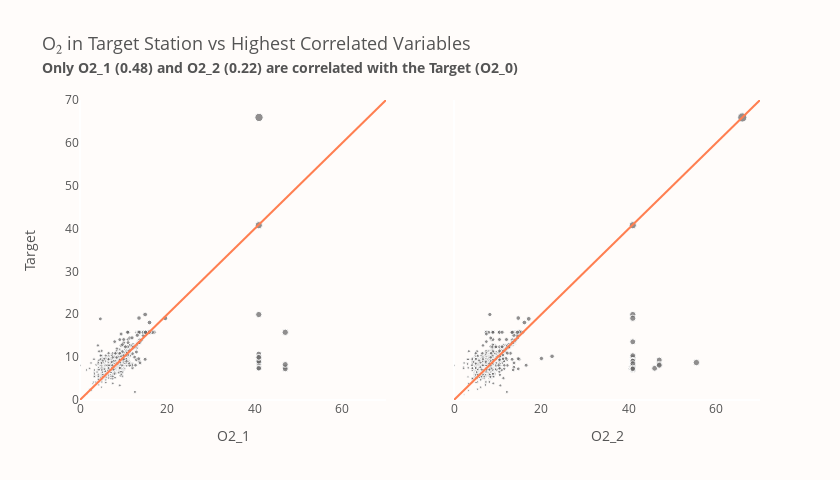

Notebook code cell kept with this figure:
### Markdown cell above
<p style="
    font-size: 20px;
    font-family: 'JetBrains Mono';
    color: #4A4B52;
    border-bottom: 2px solid #FF7F51;
">
    <b>Hierarchical Clustering - Observations</b> 📜
</p>

<p style="
    font-size: 16px;
    font-family: 'JetBrains Mono';
">
    Here, we should remember that we rely on the <b>Pearson</b> correlation. It measures linear dependency, and it's computed on actual values. However, we could have used, for example, the <b>Spearman</b> correlation, which is based on ranks and measures monotonic relations. Apart from that, we chose the <code>complete</code> method in the <code>linkage()</code> function, and if you take a different method, you can get different results.<br><br>
    <b>In this specific example, we see that features are rather in the long distance, which indicates weak relations. Nevertheless, we can spot that clusters are made between variables for nearby located stations (for example third and fourth, first and second, etc.).</b> It means that stations that are close to each other are probably good predictors for the variable from the nearby station. For example, <code>NO3_1</code> is a good predictor for the <code>NO3_2</code>, and so on.<br><br>
    Now, it's time to have a look at scatter plots for the highly correlated pairs. Let's get started with the <code>target</code> and <code>O2_1</code> and <code>O2_2</code>.
</p>

### Code cell
fig = make_subplots(rows=1, cols=2, y_title="Target", shared_yaxes=True)
fig.update_annotations(font_size=14)

for col, component in enumerate(("O2_1", "O2_2"), start=1):
    fig.add_scatter(
        name=component,
        x=train[component],
        y=train.target,
        mode="markers",
        marker_size=np.sqrt(train.target + train[component]) * 0.8,
        marker=dict(color="#6B6A6A", symbol="circle", opacity=0.75),
        hovertemplate="Feature=%{x}<br>Target=%{y}",
        showlegend=False,
        row=1,
        col=col,
    )
    fig.add_scatter(
        name="Perfect Covering",
        x=[0, 70],
        y=[0, 70],
        mode="lines",
        marker=dict(color="#FF7F51"),
        showlegend=False,
        row=1,
        col=col,
    )
    fig.update_xaxes(showgrid=False, col=col, title=component, title_font_size=14, range=[0, 70])
    fig.update_yaxes(showgrid=False, col=col, range=[0, 70])

fig.update_layout(
    title="O\u2082 in Target Station vs Highest Correlated Variables<br>"
    "<span style='font-size: 75%; font-weight: bold;'>"
    "Only O2_1 (0.48) and O2_2 (0.22) are correlated with the Target (O2_0)</span>",
    font_color=FONT_COLOR,
    title_font_size=18,
    plot_bgcolor=BACKGROUND_COLOR,
    paper_bgcolor=BACKGROUND_COLOR,
    width=840,
    height=480,
)
fig.show()

### Figure 1 — Plotly figure (JSON) as saved in the notebook; plotly's stock layout.template omitted (floating-point values rounded to 4 significant figures; data arrays with more than 128 entries replaced by an {"elided": "..."} marker saying what was removed)
{"data": [{"hovertemplate": "Feature=%{x}<br>Target=%{y}", "marker": {"color": "#6B6A6A", "opacity": 0.75, "size": {"elided": "3500 float values"}, "symbol": "circle"}, "mode": "markers", "name": "O2_1", "showlegend": false, "type": "scatter", "x": {"elided": "3500 float values"}, "xaxis": "x", "y": {"elided": "3500 float values"}, "yaxis": "y"}, {"marker": {"color": "#FF7F51"}, "mode": "lines", "name": "Perfect Covering", "showlegend": false, "type": "scatter", "x": [0, 70], "xaxis": "x", "y": [0, 70], "yaxis": "y"}, {"hovertemplate": "Feature=%{x}<br>Target=%{y}", "marker": {"color": "#6B6A6A", "opacity": 0.75, "size": {"elided": "3500 float values"}, "symbol": "circle"}, "mode": "markers", "name": "O2_2", "showlegend": false, "type": "scatter", "x": {"elided": "3500 float values"}, "xaxis": "x2", "y": {"elided": "3500 float values"}, "yaxis": "y2"}, {"marker": {"color": "#FF7F51"}, "mode": "lines", "name": "Perfect Covering", "showlegend": false, "type": "scatter", "x": [0, 70], "xaxis": "x2", "y": [0, 70], "yaxis": "y2"}], "layout": {"annotations": [{"font": {"size": 14}, "showarrow": false, "text": "Target", "textangle": -90, "x": 0, "xanchor": "right", "xref": "paper", "xshift": -40, "y": 0.5, "yanchor": "middle", "yref": "paper"}], "font": {"color": "#545454"}, "height": 480, "paper_bgcolor": "#FFFCFA", "plot_bgcolor": "#FFFCFA", "title": {"font": {"size": 18}, "text": "O₂ in Target Station vs Highest Correlated Variables<br><span style='font-size: 75%; font-weight: bold;'>Only O2_1 (0.48) and O2_2 (0.22) are correlated with the Target (O2_0)</span>"}, "width": 840, "xaxis": {"anchor": "y", "domain": [0, 0.45], "range": [0, 70], "showgrid": false, "title": {"font": {"size": 14}, "text": "O2_1"}}, "xaxis2": {"anchor": "y2", "domain": [0.55, 1], "range": [0, 70], "showgrid": false, "title": {"font": {"size": 14}, "text": "O2_2"}}, "yaxis": {"anchor": "x", "domain": [0, 1], "range": [0, 70], "showgrid": false}, "yaxis2": {"anchor": "x2", "domain": [0, 1], "matches": "y", "range": [0, 70], "showgrid": false, "showticklabels": false}}}
